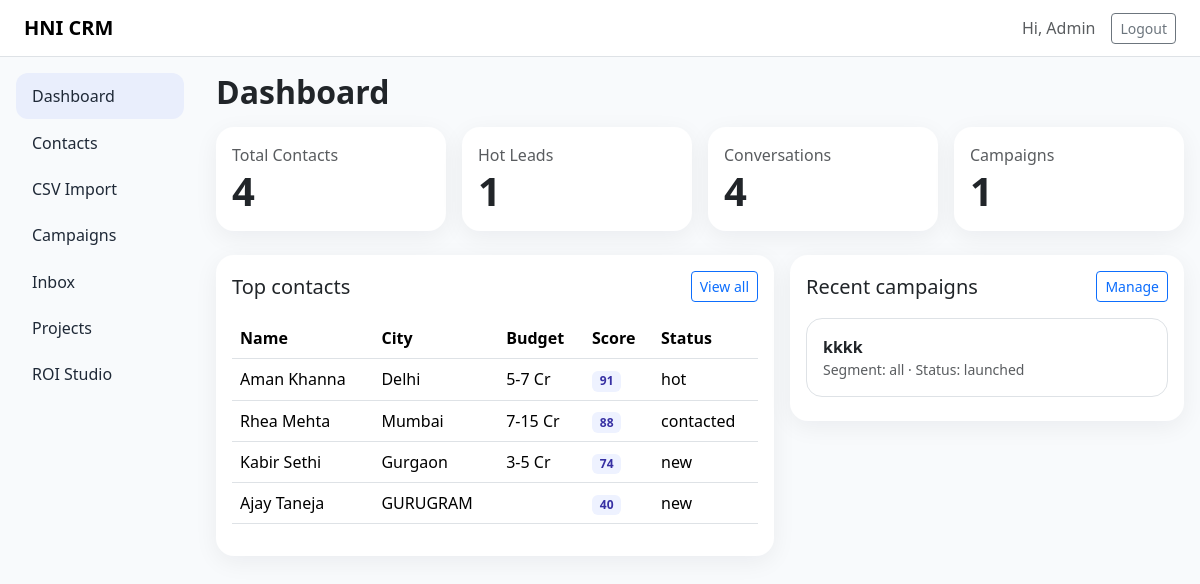
The page / (signed in) on the database its author committed.
### tables this page shows
CREATE TABLE contacts (
        id INTEGER PRIMARY KEY AUTOINCREMENT,
        name TEXT NOT NULL,
        phone TEXT NOT NULL,
        city TEXT,
        email TEXT,
        source TEXT,
        budget_band TEXT,
        buyer_type TEXT,
        preferred_asset TEXT,
        consent_status TEXT DEFAULT 'opted_in',
        hni_score INTEGER DEFAULT 0,
        status TEXT DEFAULT 'new',
        tags TEXT DEFAULT '',
        notes TEXT DEFAULT '',
        created_at TEXT
    );

CREATE TABLE campaigns (
        id INTEGER PRIMARY KEY AUTOINCREMENT,
        name TEXT,
        segment TEXT,
        template_text TEXT,
        status TEXT DEFAULT 'draft',
        created_at TEXT
    );

### app.py (the view)
@app.route("/")
def index():
    if not require_login():
        return redirect(url_for("login"))
    conn = get_db()
    c = conn.cursor()
    c.execute("SELECT COUNT(*) FROM contacts")
    total_contacts = c.fetchone()[0]
    c.execute("SELECT COUNT(*) FROM contacts WHERE status='hot'")
    hot_leads = c.fetchone()[0]
    c.execute("SELECT COUNT(*) FROM conversations")
    conversations = c.fetchone()[0]
    c.execute("SELECT COUNT(*) FROM campaigns")
    campaigns = c.fetchone()[0]
    c.execute("SELECT * FROM contacts ORDER BY hni_score DESC LIMIT 5")
    top_contacts = c.fetchall()
    c.execute("SELECT * FROM campaigns ORDER BY id DESC LIMIT 5")
    recent_campaigns = c.fetchall()
    conn.close()
    return render_template(
        "dashboard.html",
        total_contacts=total_contacts,
        hot_leads=hot_leads,
        conversations=conversations,
        campaigns=campaigns,
        top_contacts=top_contacts,
        recent_campaigns=recent_campaigns,
    )

### app.py (called while the page is built)
def get_db():
    conn = sqlite3.connect(DB_PATH)
    conn.row_factory = sqlite3.Row
    return conn

def require_login():
    return "user_id" in session

### templates/dashboard.html
{% extends "base.html" %}
{% block content %}
<h2 class="fw-bold mb-3">Dashboard</h2>
<div class="row g-3 mb-4">
  <div class="col-md-3"><div class="card card-soft p-3"><div class="text-muted">Total Contacts</div><div class="display-6 fw-bold">{{ total_contacts }}</div></div></div>
  <div class="col-md-3"><div class="card card-soft p-3"><div class="text-muted">Hot Leads</div><div class="display-6 fw-bold">{{ hot_leads }}</div></div></div>
  <div class="col-md-3"><div class="card card-soft p-3"><div class="text-muted">Conversations</div><div class="display-6 fw-bold">{{ conversations }}</div></div></div>
  <div class="col-md-3"><div class="card card-soft p-3"><div class="text-muted">Campaigns</div><div class="display-6 fw-bold">{{ campaigns }}</div></div></div>
</div>
<div class="row g-3">
  <div class="col-lg-7">
    <div class="card card-soft p-3">
      <div class="d-flex justify-content-between align-items-center mb-3">
        <h5 class="mb-0">Top contacts</h5>
        <a class="btn btn-sm btn-outline-primary" href="{{ url_for('contacts') }}">View all</a>
      </div>
      <div class="table-responsive">
        <table class="table align-middle">
          <thead><tr><th>Name</th><th>City</th><th>Budget</th><th>Score</th><th>Status</th></tr></thead>
          <tbody>
            {% for c in top_contacts %}
              <tr>
                <td>{{ c.name }}</td><td>{{ c.city }}</td><td>{{ c.budget_band }}</td>
                <td><span class="badge badge-soft">{{ c.hni_score }}</span></td><td>{{ c.status }}</td>
              </tr>
            {% endfor %}
          </tbody>
        </table>
      </div>
    </div>
  </div>
  <div class="col-lg-5">
    <div class="card card-soft p-3">
      <div class="d-flex justify-content-between align-items-center mb-3">
        <h5 class="mb-0">Recent campaigns</h5>
        <a class="btn btn-sm btn-outline-primary" href="{{ url_for('campaigns') }}">Manage</a>
      </div>
      {% if recent_campaigns %}
        {% for campaign in recent_campaigns %}
          <div class="border rounded-4 p-3 mb-2 bg-white">
            <div class="fw-semibold">{{ campaign.name }}</div>
            <div class="small text-muted">Segment: {{ campaign.segment }} · Status: {{ campaign.status }}</div>
          </div>
        {% endfor %}
      {% else %}
        <p class="text-muted mb-0">No campaigns yet.</p>
      {% endif %}
    </div>
  </div>
</div>
{% endblock %}

### templates/base.html (shortened to what this page needs)
<!doctype html>
<html lang="en">
<head>
  <link href="https://cdn.jsdelivr.net/npm/bootstrap@5.3.3/dist/css/bootstrap.min.css" rel="stylesheet">
</head>
<body>
{% if session.get("user_id") %}
<nav class="navbar navbar-expand-lg bg-white border-bottom">
  <div class="container-fluid px-4">
    <a class="navbar-brand fw-bold" href="{{ url_for('index') }}">HNI CRM</a>
    <div class="d-flex align-items-center gap-3">
      <span class="text-muted">Hi, {{ session.get("user_name","Admin") }}</span>
      <a class="btn btn-outline-secondary btn-sm" href="{{ url_for('logout') }}">Logout</a>
    </div>
  </div>
</nav>
{% endif %}
<div class="container-fluid">
  <div class="row">
    {% if session.get("user_id") %}
    <div class="col-lg-2 col-md-3 p-3">
      <div class="sidebar">
        <a class="{% if request.endpoint=='index' %}active{% endif %}" href="{{ url_for('index') }}">Dashboard</a>
        <a class="{% if request.endpoint=='contacts' %}active{% endif %}" href="{{ url_for('contacts') }}">Contacts</a>
        <a class="{% if request.endpoint=='contacts_import' %}active{% endif %}" href="{{ url_for('contacts_import') }}">CSV Import</a>
        <a class="{% if request.endpoint=='campaigns' %}active{% endif %}" href="{{ url_for('campaigns') }}">Campaigns</a>
        <a class="{% if request.endpoint=='inbox' %}active{% endif %}" href="{{ url_for('inbox') }}">Inbox</a>
        <a class="{% if request.endpoint=='projects' %}active{% endif %}" href="{{ url_for('projects') }}">Projects</a>
        <a class="{% if request.endpoint=='roi' %}active{% endif %}" href="{{ url_for('roi') }}">ROI Studio</a>
      </div>
    </div>
    <div class="col-lg-10 col-md-9 p-3">
    {% else %}
    <div class="col-12 p-3">
    {% endif %}
      {% block content %}{% endblock %}
    </div>
  </div>
</div>
</body>
</html>

### templates/base.html (style rules this page uses)
body { background:#f8fafc; }
.sidebar a { text-decoration:none; display:block; padding:.7rem 1rem; color:#1f2937; border-radius:12px; }
.sidebar a:hover, .sidebar a.active { background:#e9eefc; }
.card-soft { border:none; border-radius:18px; box-shadow:0 6px 24px rgba(15,23,42,.06); }
.badge-soft { background:#eef2ff; color:#3730a3; }

### rows shown on the page
contacts: name "Aman Khanna", city "Delhi", budget_band "5-7 Cr", hni_score "91", status "hot"
contacts: name "Rhea Mehta", city "Mumbai", budget_band "7-15 Cr", hni_score "88", status "contacted"
contacts: name "Kabir Sethi", city "Gurgaon", budget_band "3-5 Cr", hni_score "74", status "new"
contacts: name "Ajay Taneja", city "GURUGRAM", hni_score "40", status "new"
campaigns: name "kkkk", segment "all", status "launched"

### other values the page prints
{{ session.get("user_name","Admin") }} "Admin"
{{ total_contacts }} "4"
{{ hot_leads }} "1"
{{ conversations }} "4"
{{ campaigns }} "1"
